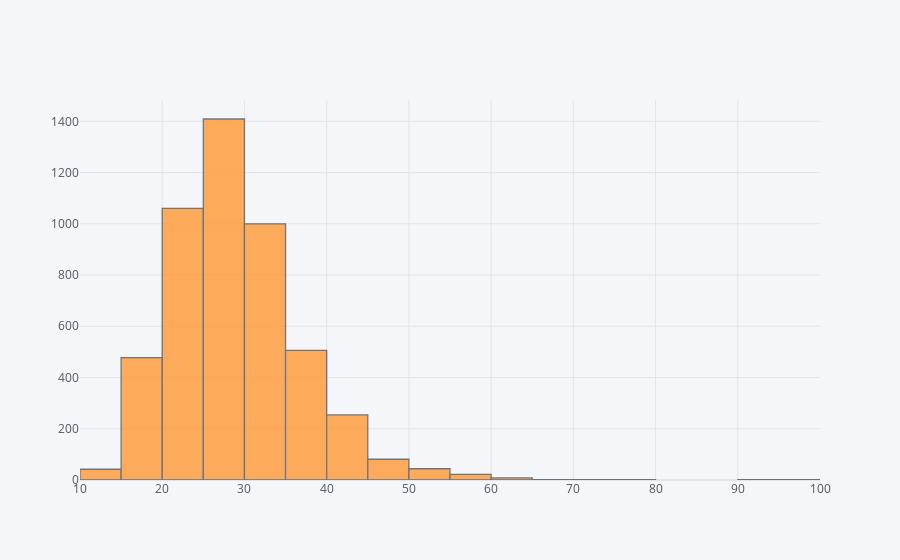

This figure's notebook cell:
### Code cell
#here we have only bmi column has some missing values....
#before filling the missing values, checking the distribution of the bmi feature...
cf.go_offline()
cf.set_config_file(offline=False, world_readable=True)
df[['bmi']].iplot(kind='hist',bins=30)
plt.show()

### Figure 1 — Plotly figure (JSON) as saved in the notebook; plotly's stock layout.template omitted (floating-point values rounded to 4 significant figures; data arrays with more than 128 entries replaced by an {"elided": "..."} marker saying what was removed)
{"data": [{"histfunc": "count", "histnorm": "", "marker": {"color": "rgba(255, 153, 51, 1.0)", "line": {"color": "#4D5663", "width": 1.3}}, "name": "bmi", "nbinsx": 30, "opacity": 0.8, "orientation": "v", "type": "histogram", "x": {"elided": "5110 float values"}}], "layout": {"barmode": "overlay", "legend": {"bgcolor": "#F5F6F9", "font": {"color": "#4D5663"}}, "paper_bgcolor": "#F5F6F9", "plot_bgcolor": "#F5F6F9", "title": {"font": {"color": "#4D5663"}}, "xaxis": {"gridcolor": "#E1E5ED", "showgrid": true, "tickfont": {"color": "#4D5663"}, "title": {"font": {"color": "#4D5663"}, "text": ""}, "zerolinecolor": "#E1E5ED"}, "yaxis": {"gridcolor": "#E1E5ED", "showgrid": true, "tickfont": {"color": "#4D5663"}, "title": {"font": {"color": "#4D5663"}, "text": ""}, "zerolinecolor": "#E1E5ED"}}}
